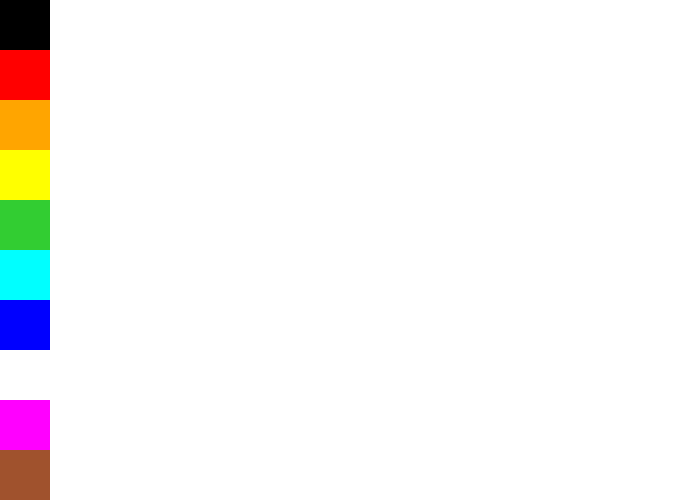
Frame 1 (no input)
Frame 60 (no input): identical to frame 1, image omitted
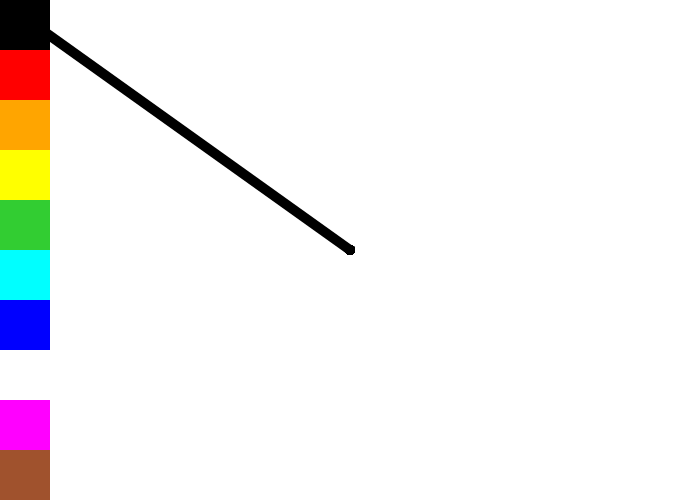
Frame 120 (the mouse pressed at the canvas centre since frame 60)

The p5.js sketch that drew these frames (run headless with seeded random() and noise() and a simulated clock; from frame 60 on, the mouse is pressed at the canvas centre):

// p5.js sketch
// ── sketch.js
let currentColor;
let black;
let red;
let orange;
let yellow;
let green;
let cyan;
let blue;
let white;
let pink;
let brown;

function setup() {
  createCanvas(700, 500);
  background(255);
  currentColor = 0;
  black = new colorBox(0,"black");
  red = new colorBox(50,"red");
  orange = new colorBox(100,"orange");
  yellow = new colorBox(150,"yellow");
  green = new colorBox(200,"limegreen");
  cyan = new colorBox(250, "cyan");
  blue = new colorBox(300, "blue");
  white = new colorBox(350, "white");
  pink = new colorBox(400, "magenta");
  brown = new colorBox(450, "sienna");
}

function draw() {
  if(mouseIsPressed){
    if(mouseX > 51){
      drawing();
    }
  }

  black.appear();
  black.onMousePressed();
  red.appear();
  orange.appear();
  yellow.appear();
  green.appear();
  cyan.appear();
  blue.appear();
  white.appear();
  pink.appear();
  brown.appear();
}

class colorBox{
  constructor(y, color){
    this.x = 0;
    this.y = y;
    this.w = 50;
    this.h = 50;
    this.color = color;
  }
  appear(){
    push();
    noStroke();
    fill(this.color);
    rect(this.x,this.y,this.w,this.h);
    pop();
  }

  onMousePressed(){
    if(mouseIsPressed){
      if(mouseX < 50){
        if(mouseY > 0 && mouseY < 50){
          currentColor = "black";
        }
        else if (mouseY > 50 && mouseY < 100){
          currentColor = "red";
        }
        else if (mouseY > 100 && mouseY < 150){
          currentColor = "orange";
        }
        else if (mouseY > 150 && mouseY < 200){
          currentColor = "yellow";
        }
        else if (mouseY > 200 && mouseY < 250){
          currentColor = "limegreen";
        }
        else if (mouseY > 250 && mouseY < 300){
          currentColor = "cyan";
        }
        else if(mouseY > 300 && mouseY < 350){
          currentColor = "blue";
        }
        else if(mouseY > 350 && mouseY < 400){
          currentColor = "white";
        }
        else if(mouseY > 400 && mouseY < 450){
          currentColor = "magenta";
        }
        else if(mouseY > 450 && mouseY < 500){
          currentColor = "sienna";
        }
    }
  }
 }
}

function drawing(){
  push();
  stroke(currentColor);
  strokeWeight(10);
  line(pmouseX, pmouseY, mouseX, mouseY);
  pop();
}
